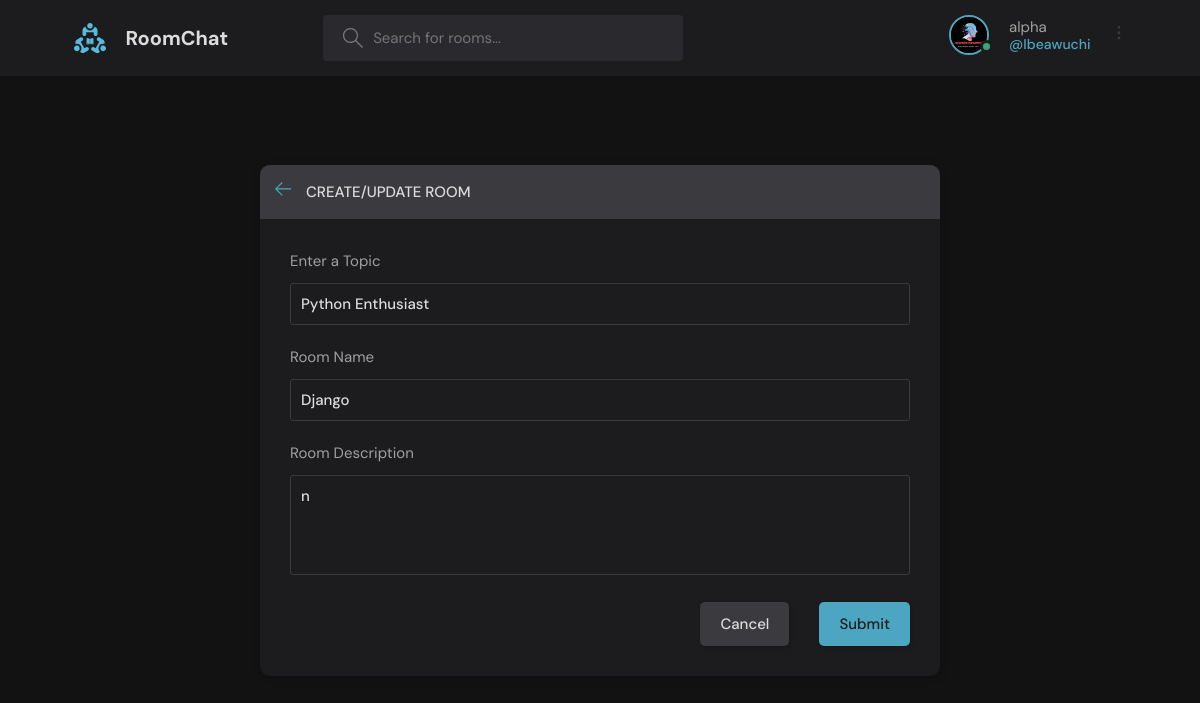
/study_groups/update_room/3/ (signed in), run on the app's committed database.
### users/models.py (models this page shows)
class User(AbstractUser):
    name = models.CharField(max_length=200, null=True)
    email = models.EmailField(unique=True, null=True)
    avatar = models.ImageField(upload_to='users/profile/', null=True, default='/avatar/avatar.svg')
    bio = models.TextField(null=True)
    USERNAME_FIELD = 'email'
    REQUIRED_FIELDS = []

### study_groups/models.py (models this page shows, shortened)
class Room(models.Model):
    host = models.ForeignKey(User, on_delete=models.SET_NULL, null=True)
    topic = models.ForeignKey(Topic, on_delete=models.SET_NULL, null=True)
    name = models.CharField(max_length=200)
    description = models.TextField(null=True, blank=True)
    participants = models.ManyToManyField(User, related_name='participants', blank=True)
    updated = models.DateField(auto_now=True)
    created = models.DateField(auto_now_add=True)

class Topic(models.Model):
    name = models.CharField(max_length=200)

### study_groups/views.py (the view, shortened to what this page needs)
# urls.py: path('update_room/<str:pk>/', views.update_room, name='update_room'),
@login_required(login_url='/users/login')
def update_room(request, pk):
    room = Room.objects.get(id=pk)
    form = RoomForm(instance=room)
    topics = Topic.objects.all()
    if request.user != room.host:
        return HttpResponse("You are not allowed here!!")
    context = {'form':form, 'topics':topics, 'room':room}
    return render (request, 'study_groups/room_form.html', context)

### study_groups/forms.py
class RoomForm(ModelForm):
    class Meta:
        model = Room
        fields = '__all__'
        exclude = ['host', 'participants']

### study_groups/templates/study_groups/room_form.html (shortened to what this page needs)
{% extends 'study_groups/base.html' %}
{% load static %}
{% block content %}
  <main class="create-room layout">
    <div class="container">
      <div class="layout__box">
        <div class="layout__boxHeader">
          <div class="layout__boxTitle">
            <a href="{% url 'study_group_home' %}">
              <svg version="1.1" xmlns="http://www.w3.org/2000/svg" width="32" height="32" viewBox="0 0 32 32">
                <title>arrow-left</title>
                <path
                  d="M13.723 2.286l-13.723 13.714 13.719 13.714 1.616-1.611-10.96-10.96h27.625v-2.286h-27.625l10.965-10.965-1.616-1.607z">
                </path>
              </svg>
            </a>
            <h3>Create/Update Room</h3>
          </div>
        </div>
        <div class="layout__body">
          <form class="form" action="" method="POST">
            <div class="form__group">
              <label for="room_topic">Enter a Topic</label>
              <input required type="text" value="{{room.topic.name}}" name="topic" list="topic_list">
            </div>
            <div class="form__group">
              <label for="room_description">Room Name</label>
              {{form.name}}
            </div>
            <div class="form__group">
              <label for="room_name">Room Description</label>
              {{form.description}}
            </div>
            <div class="form__action">
              <a class="btn btn--dark" href="{% url 'study_group_home' %}">Cancel</a>
              <button class="btn btn--main" type="submit">Submit</button>
            </div>
          </form>
        </div>
      </div>
    </div>
  </main>
{% endblock %}

### study_groups/templates/study_groups/navbar.html (shortened to what this page needs)
{% load static %}
    <header class="header header--loggedIn">
      <div class="container">
        <a href="{% url 'study_group_home' %}" class="header__logo">
          <img src="{% static 'assets/study_groups/logo.svg' %}" />
          <h1>RoomChat</h1>
        </a>
        <form class="header__search" method="GET" accept="{% url 'study_group_home' %}">
          <label>
            <input name="q" placeholder="Search for rooms..." />
          </label>
        </form>
        <nav class="header__menu">
        {% if user.is_authenticated %}
          <div class="header__user">
              <div class="avatar avatar--medium active">
                <img src="{{ user.avatar.url }}" />
              </div>
              <p>{{user.name}}<a href="{% url 'update_user' %}"><span>@{{user.username}}</span></a></p>
              <button class="dropdown-button">
            </button>
          </div>
          {% else %}
          <a href="{% url 'login' %}">
            <img src="{% static 'assets/study_groups/avatar.svg' %}" />
            <p>Login</p>
          </a>
          {% endif %}
        </nav>
      </div>
    </header>

### data on the page
User: avatar (picture), name "alpha", username "Ibeawuchi"
Room: topic "Python Enthusiast", name "Django", description "n"
